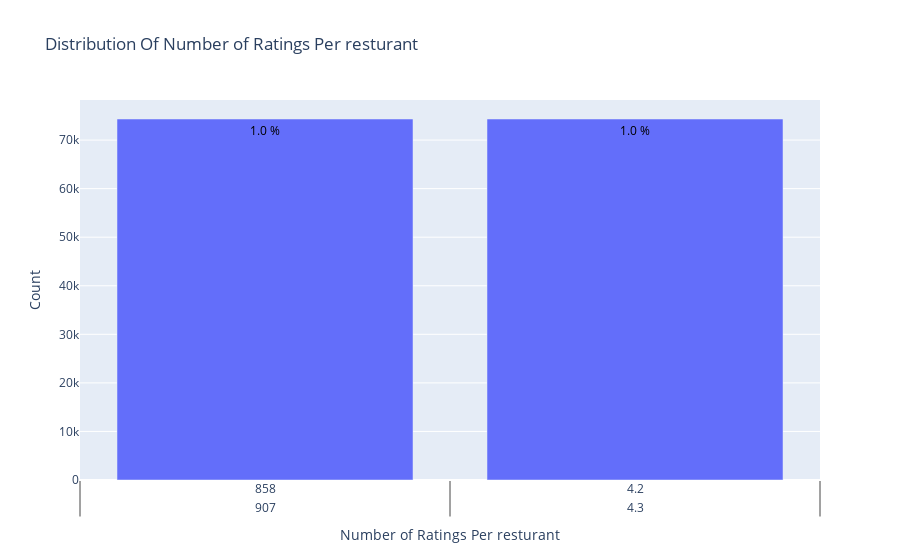

Here is the notebook cell this chart was saved with:
### Code cell
data = finalnew['id'].value_counts().sort_index(ascending=False)


# data = finalnew['vendor_rating'].value_counts().sort_index(ascending=False)
trace = go.Bar(x = data.index,
               text = ['{:.1f} %'.format(val) for val in (data.values / finalnew.shape[0] * 100)],
               textposition = 'auto',
               textfont = dict(color = '#000000'),
               y = data.values,
               )

# # Create trace
# trace = go.Histogram(x = data.values,
#                      name = 'Ratings',
#                      xbins = dict())
# # Create layout
layout = go.Layout(title = 'Distribution Of Number of Ratings Per resturant',
                   xaxis = dict(title = 'Number of Ratings Per resturant'),
                   yaxis = dict(title = 'Count'),
                   bargap = 0.2)

# Create plot
fig = go.Figure(data=[trace], layout=layout)
iplot(fig)

### Figure 1 — Plotly figure (JSON) as saved in the notebook; plotly's stock layout.template omitted (floating-point values rounded to 4 significant figures; data arrays with more than 128 entries replaced by an {"elided": "..."} marker saying what was removed)
{"data": [{"text": ["1.0 %", "1.0 %", "1.0 %", "1.0 %", "1.0 %", "1.0 %", "1.0 %", "1.0 %", "1.0 %", "1.0 %", "1.0 %", "1.0 %", "1.0 %", "1.0 %", "1.0 %", "1.0 %", "1.0 %", "1.0 %", "1.0 %", "1.0 %", "1.0 %", "1.0 %", "1.0 %", "1.0 %", "1.0 %", "1.0 %", "1.0 %", "1.0 %", "1.0 %", "1.0 %", "1.0 %", "1.0 %", "1.0 %", "1.0 %", "1.0 %", "1.0 %", "1.0 %", "1.0 %", "1.0 %", "1.0 %", "1.0 %", "1.0 %", "1.0 %", "1.0 %", "1.0 %", "1.0 %", "1.0 %", "1.0 %", "1.0 %", "1.0 %", "1.0 %", "1.0 %", "1.0 %", "1.0 %", "1.0 %", "1.0 %", "1.0 %", "1.0 %", "1.0 %", "1.0 %", "1.0 %", "1.0 %", "1.0 %", "1.0 %", "1.0 %", "1.0 %", "1.0 %", "1.0 %", "1.0 %", "1.0 %", "1.0 %", "1.0 %", "1.0 %", "1.0 %", "1.0 %", "1.0 %", "1.0 %", "1.0 %", "1.0 %", "1.0 %", "1.0 %", "1.0 %", "1.0 %", "1.0 %", "1.0 %", "1.0 %", "1.0 %", "1.0 %", "1.0 %", "1.0 %", "1.0 %", "1.0 %", "1.0 %", "1.0 %", "1.0 %", "1.0 %", "1.0 %", "1.0 %", "1.0 %", "1.0 %"], "textfont": {"color": "#000000"}, "textposition": "auto", "type": "bar", "x": {"elided": "100x2 float values"}, "y": [74341, 74341, 74341, 74341, 74341, 74341, 74341, 74341, 74341, 74341, 74341, 74341, 74341, 74341, 74341, 74341, 74341, 74341, 74341, 74341, 74341, 74341, 74341, 74341, 74341, 74341, 74341, 74341, 74341, 74341, 74341, 74341, 74341, 74341, 74341, 74341, 74341, 74341, 74341, 74341, 74341, 74341, 74341, 74341, 74341, 74341, 74341, 74341, 74341, 74341, 74341, 74341, 74341, 74341, 74341, 74341, 74341, 74341, 74341, 74341, 74341, 74341, 74341, 74341, 74341, 74341, 74341, 74341, 74341, 74341, 74341, 74341, 74341, 74341, 74341, 74341, 74341, 74341, 74341, 74341, 74341, 74341, 74341, 74341, 74341, 74341, 74341, 74341, 74341, 74341, 74341, 74341, 74341, 74341, 74341, 74341, 74341, 74341, 74341, 74341]}], "layout": {"bargap": 0.2, "title": {"text": "Distribution Of Number of Ratings Per resturant"}, "xaxis": {"title": {"text": "Number of Ratings Per resturant"}}, "yaxis": {"title": {"text": "Count"}}}}
